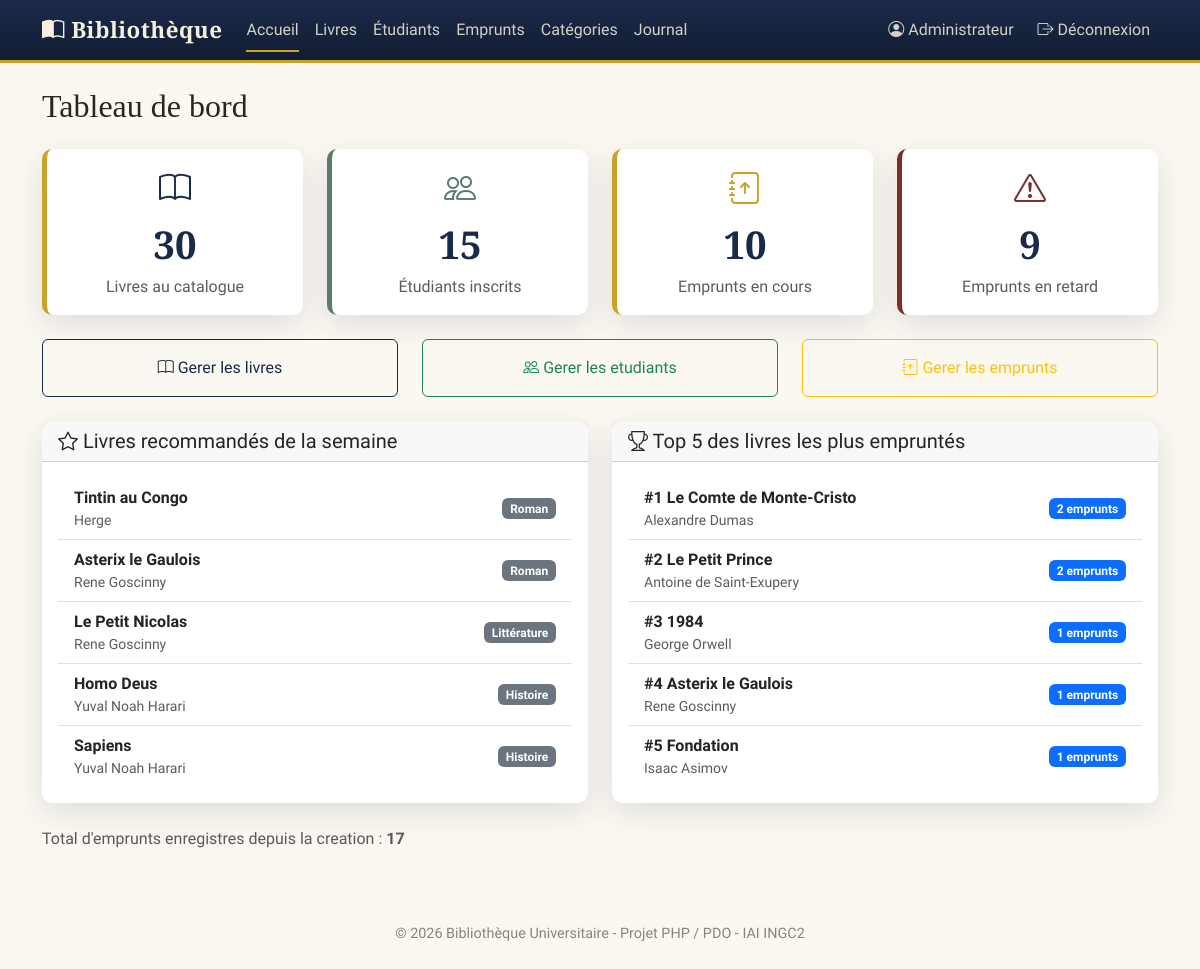
Screenshot of /index.php (signed in) with the database file from the repository.
### tables this page shows
CREATE TABLE livres (
    id INT AUTO_INCREMENT PRIMARY KEY,
    titre VARCHAR(150) NOT NULL,
    auteur VARCHAR(100) NOT NULL,
    isbn VARCHAR(20),
    annee INT,
    quantite INT NOT NULL DEFAULT 0,
    id_categorie INT NULL,
    couverture VARCHAR(255) NULL,
    FOREIGN KEY (id_categorie) REFERENCES categories(id)
);

CREATE TABLE categories (
    id INT AUTO_INCREMENT PRIMARY KEY,
    nom VARCHAR(50) NOT NULL UNIQUE
);

### config/helpers.php (called while the page is built, shortened)
<?php
function e(?string $valeur): string
{
    return htmlspecialchars($valeur ?? '', ENT_QUOTES, 'UTF-8');
}

### controllers/statistiques.php (called while the page is built, shortened)
<?php
function statistiques_obtenir_dashboard(): array
{
    return [
        'nombre_livres'       => db_livre_compter(),
        'nombre_etudiants'    => db_etudiant_compter(),
        'emprunts_en_cours'   => db_emprunt_compter_en_cours(),
        'emprunts_en_retard'  => count(db_emprunt_lister_en_retard()),
        'emprunts_total'      => db_emprunt_compter_total(),
        'livres_recommandes'  => statistiques_livres_recommandes(),
        'top_livres'          => statistiques_top_livres(),
    ];
}
function statistiques_livres_recommandes(int $limite = 5): array
{
    $pdo = get_pdo();
    $sql = 'SELECT livres.titre, livres.auteur, categories.nom AS categorie
            FROM livres
            LEFT JOIN categories ON livres.id_categorie = categories.id
            WHERE livres.quantite > 0
            ORDER BY livres.id DESC
            LIMIT :limite';
    $stmt = $pdo->prepare($sql);
    $stmt->bindValue(':limite', $limite, PDO::PARAM_INT);
    $stmt->execute();
    return $stmt->fetchAll();
}
function statistiques_top_livres(int $limite = 5): array
{
    $pdo = get_pdo();
    $sql = 'SELECT livres.titre, livres.auteur, COUNT(emprunts.id) AS nb_emprunts
            FROM emprunts
            INNER JOIN livres ON emprunts.id_livre = livres.id
            GROUP BY livres.id, livres.titre, livres.auteur
            ORDER BY nb_emprunts DESC, livres.titre ASC
            LIMIT :limite';
    $stmt = $pdo->prepare($sql);
    $stmt->bindValue(':limite', $limite, PDO::PARAM_INT);
    $stmt->execute();
    return $stmt->fetchAll();
}

### index.php (the view, shortened to what this page needs)
<?php
require_once __DIR__ . '/config/helpers.php';
require_once __DIR__ . '/controllers/statistiques.php';
$stats = statistiques_obtenir_dashboard();
require __DIR__ . '/views/_header.php';
?>
<h2 class="mb-4">Tableau de bord</h2>
<div class="row g-4">
    <div class="col-md-3">
        <div class="card card-accent p-3 text-center">
            <i class="bi bi-book" style="font-size: 2rem; color: #1B2A4A;"></i>
            <h3 class="mt-2 stat-number"><?php echo $stats['nombre_livres']; ?></h3>
            <p class="text-muted mb-0">Livres au catalogue</p>
        </div>
    </div>
    <div class="col-md-3">
        <div class="card card-accent accent-sage p-3 text-center">
            <i class="bi bi-people" style="font-size: 2rem; color: #5B7B6B;"></i>
            <h3 class="mt-2 stat-number"><?php echo $stats['nombre_etudiants']; ?></h3>
            <p class="text-muted mb-0">Étudiants inscrits</p>
        </div>
    </div>
    <div class="col-md-3">
        <div class="card card-accent p-3 text-center">
            <i class="bi bi-journal-arrow-up" style="font-size: 2rem; color: #C9A227;"></i>
            <h3 class="mt-2 stat-number"><?php echo $stats['emprunts_en_cours']; ?></h3>
            <p class="text-muted mb-0">Emprunts en cours</p>
        </div>
    </div>
    <div class="col-md-3">
        <div class="card card-accent accent-burgundy p-3 text-center">
            <i class="bi bi-exclamation-triangle" style="font-size: 2rem; color: #7A2E2E;"></i>
            <h3 class="mt-2 stat-number"><?php echo $stats['emprunts_en_retard']; ?></h3>
            <p class="text-muted mb-0">Emprunts en retard</p>
        </div>
    </div>
</div>
<div class="row mt-4">
    <div class="col-md-4">
        <a href="views/livres/liste.php" class="btn btn-outline-primary w-100 py-3">
            <i class="bi bi-book"></i> Gerer les livres
        </a>
    </div>
    <div class="col-md-4">
        <a href="views/etudiants/liste.php" class="btn btn-outline-success w-100 py-3">
            <i class="bi bi-people"></i> Gerer les etudiants
        </a>
    </div>
    <div class="col-md-4">
        <a href="views/emprunts/liste.php" class="btn btn-outline-warning w-100 py-3">
            <i class="bi bi-journal-arrow-up"></i> Gerer les emprunts
        </a>
    </div>
</div>
<div class="row mt-4">
    <div class="col-md-6">
        <div class="card">
            <div class="card-header">
                <h5 class="mb-0"><i class="bi bi-star"></i> Livres recommandés de la semaine</h5>
            </div>
            <div class="card-body">
                <div class="list-group list-group-flush">
                    <?php foreach ($stats['livres_recommandes'] as $livre): ?>
                        <div class="list-group-item d-flex justify-content-between align-items-center">
                            <div>
                                <strong><?php echo e($livre['titre']); ?></strong>
                                <small class="text-muted d-block"><?php echo e($livre['auteur']); ?></small>
                            </div>
                            <span class="badge bg-secondary"><?php echo e($livre['categorie'] ?? 'Sans catégorie'); ?></span>
                        </div>
                    <?php endforeach; ?>
                </div>
            </div>
        </div>
    </div>
    <div class="col-md-6">
        <div class="card">
            <div class="card-header">
                <h5 class="mb-0"><i class="bi bi-trophy"></i> Top 5 des livres les plus empruntés</h5>
            </div>
            <div class="card-body">
                <div class="list-group list-group-flush">
                    <?php foreach ($stats['top_livres'] as $index => $livre): ?>
                        <div class="list-group-item d-flex justify-content-between align-items-center">
                            <div>
                                <strong>#<?php echo $index + 1; ?> <?php echo e($livre['titre']); ?></strong>
                                <small class="text-muted d-block"><?php echo e($livre['auteur']); ?></small>
                            </div>
                            <span class="badge bg-primary"><?php echo (int) $livre['nb_emprunts']; ?> emprunts</span>
                        </div>
                    <?php endforeach; ?>
                </div>
            </div>
        </div>
    </div>
</div>
<p class="text-muted mt-4">
    Total d'emprunts enregistres depuis la creation : <strong><?php echo $stats['emprunts_total']; ?></strong>
</p>
<?php require __DIR__ . '/views/_footer.php'; ?>

### views/_header.php (shortened to what this page needs)
<?php
$pageActuelle = basename($_SERVER['SCRIPT_NAME'], '.php');
?>
<!DOCTYPE html>
<html lang="fr">
<head>
    <link href="https://cdn.jsdelivr.net/npm/bootstrap@5.3.0/dist/css/bootstrap.min.css" rel="stylesheet">
    <link href="https://cdn.jsdelivr.net/npm/bootstrap-icons@1.11.0/font/bootstrap-icons.css" rel="stylesheet">
    <link href="<?php echo BASE_URL; ?>assets/css/style.css" rel="stylesheet">
</head>
<body>
<nav class="navbar navbar-expand-lg navbar-dark navbar-bibliotheque mb-4">
    <div class="container">
        <a class="navbar-brand" href="<?php echo BASE_URL; ?>index.php">
            <i class="bi bi-book-half"></i> Bibliothèque
        </a>
        <div class="collapse navbar-collapse" id="navMenu">
            <ul class="navbar-nav me-auto">
                <li class="nav-item">
                    <a class="nav-link <?php echo $pageActuelle === 'index' ? 'active' : ''; ?>" href="<?php echo BASE_URL; ?>index.php">Accueil</a>
                </li>
                <li class="nav-item">
                    <a class="nav-link <?php echo $pageActuelle === 'liste' && str_contains($_SERVER['SCRIPT_NAME'], 'livres') ? 'active' : ''; ?>" href="<?php echo BASE_URL; ?>views/livres/liste.php">Livres</a>
                </li>
                <li class="nav-item">
                    <a class="nav-link <?php echo $pageActuelle === 'liste' && str_contains($_SERVER['SCRIPT_NAME'], 'etudiants') ? 'active' : ''; ?>" href="<?php echo BASE_URL; ?>views/etudiants/liste.php">Étudiants</a>
                </li>
                <li class="nav-item">
                    <a class="nav-link <?php echo $pageActuelle === 'liste' && str_contains($_SERVER['SCRIPT_NAME'], 'emprunts') ? 'active' : ''; ?>" href="<?php echo BASE_URL; ?>views/emprunts/liste.php">Emprunts</a>
                </li>
                <li class="nav-item">
                    <a class="nav-link <?php echo str_contains($_SERVER['SCRIPT_NAME'], 'categories') ? 'active' : ''; ?>" href="<?php echo BASE_URL; ?>views/categories/liste.php">Catégories</a>
                </li>
                <li class="nav-item">
                    <a class="nav-link <?php echo str_contains($_SERVER['SCRIPT_NAME'], 'logs') ? 'active' : ''; ?>" href="<?php echo BASE_URL; ?>views/logs/liste.php">Journal</a>
                </li>
            </ul>
            <ul class="navbar-nav">
                <li class="nav-item d-flex align-items-center me-3" style="color: rgba(246,239,224,0.85);">
                    <i class="bi bi-person-circle me-1"></i>
                    <?php echo e($_SESSION['utilisateur_nom'] ?? ''); ?>
                </li>
                <li class="nav-item">
                    <a class="nav-link" href="<?php echo BASE_URL; ?>logout.php">
                        <i class="bi bi-box-arrow-right"></i> Déconnexion
                    </a>
                </li>
            </ul>
        </div>
    </div>
</nav>
<div class="container mb-5">

### views/_footer.php (shortened to what this page needs)
</div>
<footer>
    &copy; <?php echo date('Y'); ?> Bibliothèque Universitaire - Projet PHP / PDO - IAI INGC2
</footer>
</body>
</html>

### assets/css/style.css (style rules this page uses)
:root { --ink: #1B2A4A; --ink-deep: #121D33; --parchment: #F6EFE0; --parchment-2:#EFE4CC; --brass: #C9A227; --brass-dark: #9C7C1D; --burgundy: #7A2E2E; --burgundy-2: #5C2222; --sage: #5B7B6B; --charcoal: #2A2620; --paper: #FBF8F1; --font-display: 'Playfair Display', Georgia, serif; --font-body: 'Work Sans', 'Segoe UI', sans-serif; --radius: 10px; --shadow-soft: 0 10px 30px rgba(27, 42, 74, 0.12); }
body { background-color: var(--paper); font-family: var(--font-body); color: var(--charcoal); }
h1, h2, h3, h4, .brand, .stat-number { font-family: var(--font-display); }
.navbar-bibliotheque { background: linear-gradient(180deg, var(--ink) 0%, var(--ink-deep) 100%); border-bottom: 3px solid var(--brass); }
.navbar-bibliotheque .navbar-brand { font-family: var(--font-display); font-weight: 700; font-size: 1.4rem; letter-spacing: 0.02em; color: var(--parchment) !important; }
.navbar-bibliotheque .nav-link { color: rgba(246, 239, 224, 0.85) !important; font-weight: 500; position: relative; }
.navbar-bibliotheque .nav-link.active::after { content: ""; position: absolute; left: 0.5rem; right: 0.5rem; bottom: -2px; height: 2px; background: var(--brass); }
.card { border: none; border-radius: var(--radius); box-shadow: var(--shadow-soft); }
.card-accent { border-left: 5px solid var(--brass); }
.card-accent.accent-burgundy { border-left-color: var(--burgundy); }
.card-accent.accent-sage { border-left-color: var(--sage); }
.stat-number { font-size: 2.4rem; font-weight: 700; color: var(--ink); }
.btn-outline-primary { color: var(--ink); border-color: var(--ink); }
footer { padding: 1.5rem 0; text-align: center; color: #8a8477; font-size: 0.9rem; font-family: var(--font-body); }

### rows the page displays
livres: titre "Tintin au Congo", auteur "Herge", id_categorie.nom "Roman"
livres: titre "Asterix le Gaulois", auteur "Rene Goscinny", id_categorie.nom "Roman"
livres: titre "Le Petit Nicolas", auteur "Rene Goscinny", id_categorie.nom "Littérature"
livres: titre "Homo Deus", auteur "Yuval Noah Harari", id_categorie.nom "Histoire"
livres: titre "Sapiens", auteur "Yuval Noah Harari", id_categorie.nom "Histoire"

### other values shown
$_SESSION['utilisateur_nom'] "Administrateur"
$stats['nombre_livres'] "30"
$stats['nombre_etudiants'] "15"
$stats['emprunts_en_cours'] "10"
$stats['emprunts_en_retard'] "9"
$livre['titre'] "Le Comte de Monte-Cristo"
$livre['auteur'] "Alexandre Dumas"
$livre['nb_emprunts'] "2"
$livre['titre'] "Le Petit Prince"
$livre['auteur'] "Antoine de Saint-Exupery"
$livre['titre'] "1984"
$livre['auteur'] "George Orwell"
$livre['nb_emprunts'] "1"
$livre['titre'] "Asterix le Gaulois"
$livre['auteur'] "Rene Goscinny"
